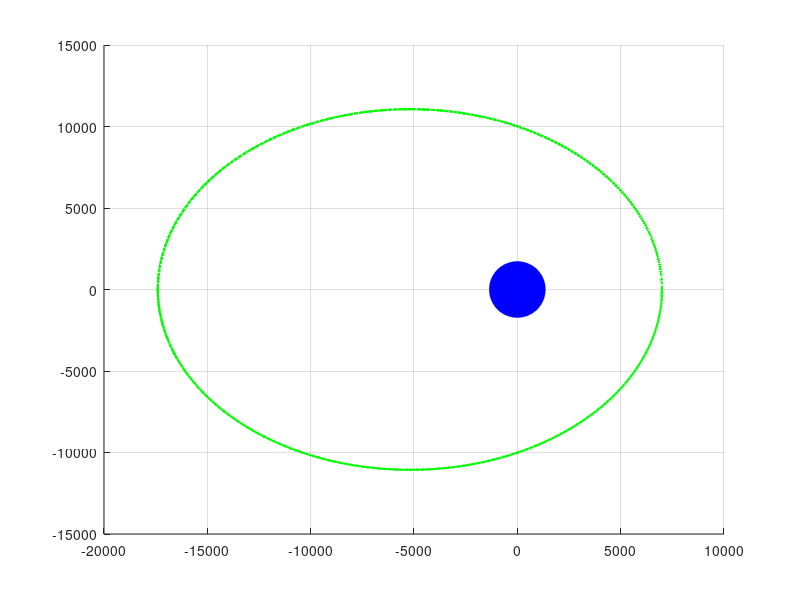

This chart was generated by the following MATLAB code:
[~, pv] = ode45(@(~, pv) [pv(4:6); -398600/(norm(pv(1:3)))^3.*pv(1:3)],...
    [0 1e5], [7000 0 500 0 9 0]', odeset('RelTol', 1e-8));
%   [time ]  [initial pos, vel ] in km and km/s
hold on, grid on
plot3(0,0,0, 'bo', 'MarkerFaceColor', 'b', 'MarkerSize', 40)
plot3(pv(:,1), pv(:,2), pv(:,3), 'g', 'LineWidth', 1.5);